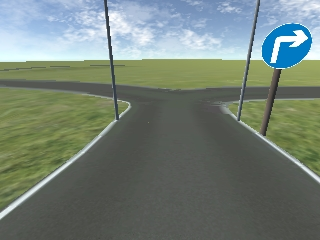
#> input picture sign/script/right2.png, 320 x 240 px, found by its file name
$ jupyter execute --allow-errors Untitled.ipynb   (older library calls are emulated)
#> lines starting #> are read from the running program, lines starting #| are printed output that depends on the picture
[cell 1]
import cv2
import numpy as np
from math import sqrt
from skimage.feature import blob_dog, blob_log, blob_doh
import imutils
import argparse
import os
import math
from time import  time
import matplotlib.pyplot as plt
from classification import training, getLabel

SIGNS = ["ERROR",
        "STOP",
        "TURN LEFT",
        "TURN RIGHT",
        "DO NOT TURN LEFT",
        "DO NOT TURN RIGHT",
        "ONE WAY",
        "SPEED LIMIT",
        "OTHER"]
image = cv2.imread('../images/right2.png')
#> image is the input picture: shape (240, 320, 3); mean B, G, R 119.1, 128.2, 115.7
image = cv2.cvtColor( image, cv2.COLOR_BGR2RGB)
plt.imshow(image)

# Clean all previous file
# [5 lines left out: function clean_images, not called in this run]
### Preprocess image

[cell 2]
def constrastLimit(image):
    img_hist_equalized = cv2.cvtColor(image, cv2.COLOR_BGR2YCrCb)
#> img_hist_equalized: shape (240, 320, 3); mean of channels 0, 1, 2 124.1, 124.4, 123.3
    channels = cv2.split(img_hist_equalized)
#     cv2.imshow("12",channels[1])
    channels[0] = cv2.equalizeHist(channels[0])
    plt.figure()
    plt.imshow(channels[0])

    cv2.waitKey(0)
    img_hist_equalized = cv2.merge(channels)
    img_hist_equalized = cv2.cvtColor(img_hist_equalized, cv2.COLOR_YCrCb2BGR)
    return img_hist_equalized
#> (the rest of this cell did not finish here and is left out)

[cell 3]
def LaplacianOfGaussian(image):
    LoG_image = cv2.GaussianBlur(image, (3,3), 0)           # paramter
    gray = cv2.cvtColor( LoG_image, cv2.COLOR_BGR2GRAY)
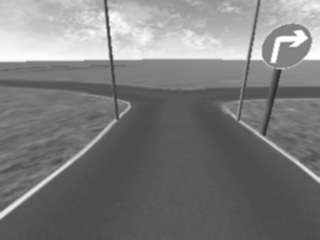
#> gray: shape (240, 320); min 43, max 255, mean 124.1
    LoG_image = cv2.Laplacian( gray, cv2.CV_8U,3,3,2)       # parameter
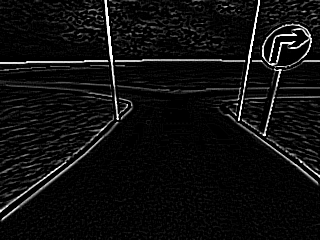
#> LoG_image: shape (240, 320); min 0, max 255, mean 15.1
    LoG_image = cv2.convertScaleAbs(LoG_image)
    return LoG_image
LoG_image = LaplacianOfGaussian(image)
plt.imshow(LoG_image)

[cell 4]
# [5 lines left out: function binarization, not called in this run]
# thresh = binarization(image)
# plt.imshow(thresh)

[cell 5]
def preprocess_image(image):
    image = constrastLimit(image)
    plt.figure()
    plt.imshow(image)
    image = LaplacianOfGaussian(image)
    plt.figure()
    plt.imshow(image,cmap = 'gray')
    image = binarization(image)
    plt.figure()
    plt.imshow(image, cmap = 'gray')
    return image
#> (the rest of this cell did not finish here and is left out)

[cell 6]
# Find Signs
# [11 lines left out: function removeSmallComponents, not called in this run]
# img2 = removeSmallComponents(image, 10)
# plt.imshow(img2)

[cell 7]
# [5 lines left out: function findContour, not called in this run]
#> (the rest of this cell did not finish here and is left out)

[cell 8]


# [80 lines left out: functions contourIsSign, cropContour, cropSign, findLargestSign, findSigns, not called in this run]

def localization(image, min_size_components, similitary_contour_with_circle):
    original_image = image.copy()
    binary_image = preprocess_image(image)

    binary_image = removeSmallComponents(binary_image, min_size_components)

    binary_image = cv2.bitwise_and(binary_image,binary_image, mask=remove_other_color(image))

    #binary_image = remove_line(binary_image)

    #cv2.imshow('BINARY IMAGE', binary_image)
    plt.imshow(binary_image, cmap = 'gray')
    plt.show()
    contours = findContour(binary_image)
    #signs, coordinates = findSigns(image, contours, similitary_contour_with_circle, 15)
    sign, coordinate = findLargestSign(original_image, contours, similitary_contour_with_circle, 15) #50m
    plt.figure()
    plt.imshow(sign)
    text = ""
# [14 lines of commented-out code are left out]

[cell 9]
# [37 lines left out: functions remove_line, remove_other_color, not called in this run]
SIGNS_LOOKUP = {
(1,0): "Turn Left",
(0,1): "Turn Right"
}
SIGNS_LOOKUP = {
(1,0): "Turn Left",
(0,1): "Turn Right"
}


count_sign = 1
# [42 lines left out: function detect_traffic_sign, not called in this run]

[cell 10]
def main():
    start = time()
    img = cv2.imread('../images/right3.png')
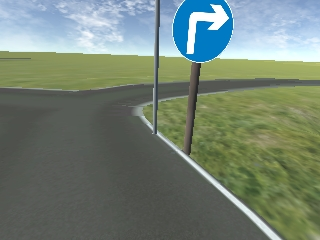
#> input picture sign/script/right3.png, 320 x 240 px, found by its file name
#> img is the input picture: shape (240, 320, 3); mean B, G, R 117.1, 130.3, 116.3
    gray_img = cv2.imread('../images/right3.png',0)
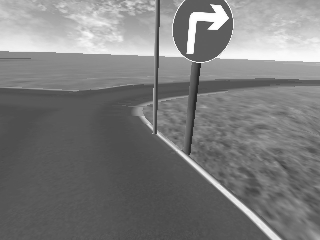
#> gray_img: shape (240, 320); min 37, max 255, mean 124
# [25 lines of commented-out code are left out]


    current_sign = None
    localization(img, 300, 0.65)
#> in constrastLimit (call 3), `img_hist_equalized = cv2.cvtColor(image, cv2.COLOR_BGR2YCrCb)`: img_hist_equalized: shape (240, 320, 3); mean of channels 0, 1, 2 124.6, 122, 123.8
#> (the rest of this cell did not finish here and is left out)
